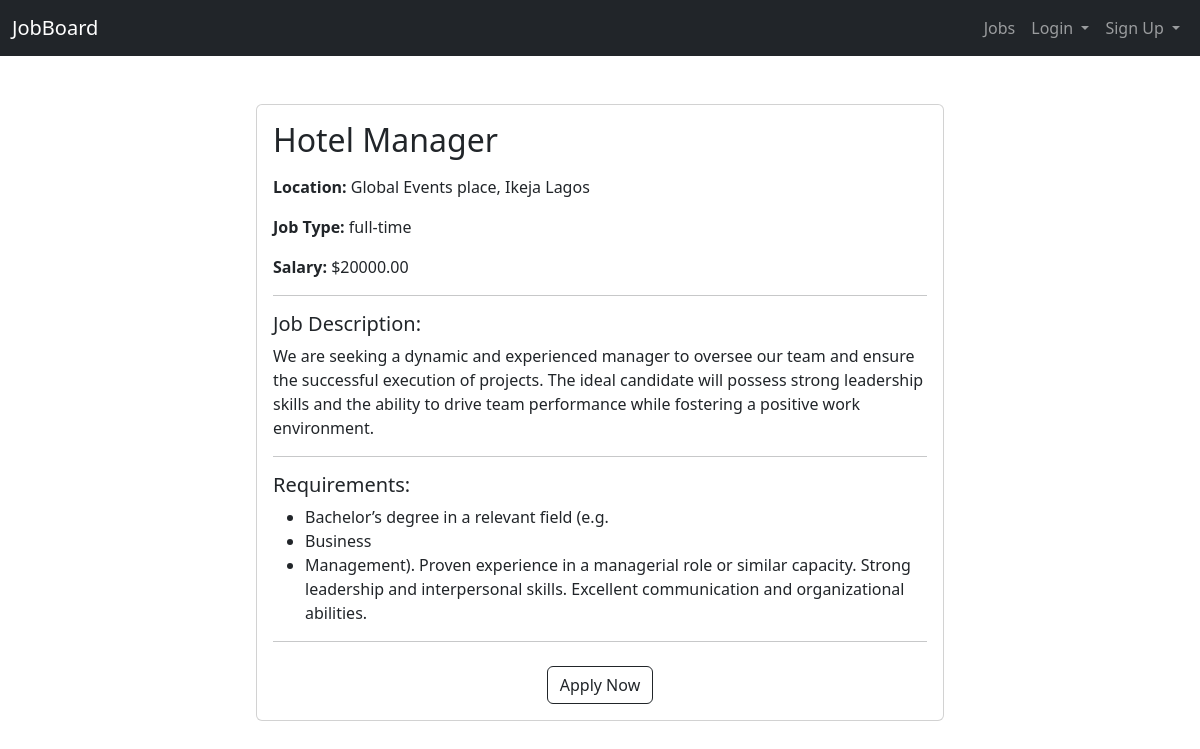
/1/, run on the app's committed database.
### jobs/models.py (models this page shows, shortened)
class Job(models.Model):
    employer = models.ForeignKey(EmployerProfile, on_delete=models.CASCADE, related_name='jobs')
    title = models.CharField(max_length=255)
    description = models.TextField(default = '')
    location = models.CharField(max_length=255)
    salary = models.DecimalField(max_digits=10, decimal_places=2)
    created_at = models.DateTimeField(auto_now_add=True)
    job_type = models.CharField(max_length=20, default='full-time')
    requirements = models.TextField(max_length=255, default='')
    def get_requirements_list(self):
        return self.requirements.split(',') if self.requirements else []

### jobs/views.py (the view)
# urls.py: path('<int:job_id>/', views.job_detail, name='job_detail'),
def job_detail(request, job_id):
    job = get_object_or_404(Job, id=job_id)
    requirements = job.get_requirements_list()
    return render(request, 'job_detail.html', {'job': job,'requirements': requirements})

### jobs/templates/job_detail.html (shortened to what this page needs)
<!DOCTYPE html>
<html lang="en">
<head>
    {% load static %}
    <link rel="stylesheet" href="{% static 'css/styles.css' %}">
    <link href="https://cdn.jsdelivr.net/npm/bootstrap@5.3.0/dist/css/bootstrap.min.css" rel="stylesheet">
    <link rel="stylesheet" href="https://cdnjs.cloudflare.com/ajax/libs/font-awesome/5.15.3/css/all.min.css">
</head>
<body>
    <nav class="navbar navbar-expand-lg navbar-dark bg-dark">
        <div class="container-fluid">
            <a class="navbar-brand" href="#">JobBoard</a>
            <div class="collapse navbar-collapse" id="navbarNav">
                <ul class="navbar-nav ms-auto">
                    <li class="nav-item">
                        <a class="nav-link" href="{% url 'job_list' %}">Jobs</a>
                    </li>
                    {% if user.is_authenticated %}
                        {% if user.is_employer %}
                            <li class="nav-item">
                                <a class="nav-link" href="{% url 'job_create' %}">Add Job</a>
                            </li>
                        {% elif user.is_candidate %}
                            <li class="nav-item">
                                <a class="nav-link" href="{%url 'application_tracking'%}">Track Applications</a>
                            </li>
                        {% endif %}
                        <li class="nav-item">
                            <a class="nav-link" href="{% url 'accounts:logout' %}">Logout</a>
                        </li>
                        <li class="nav-item">
                            <a class="nav-link" href="{% url 'accounts:profile' %}">
                                <i class="fas fa-user-circle"></i> Profile
                            </a>
                        </li>
                    {% else %}
                    <li class="nav-item dropdown">
                        <a class="nav-link dropdown-toggle" href="#" id="loginDropdown" role="button" data-bs-toggle="dropdown" aria-expanded="false">
                            Login
                        </a>
                    </li>
                    <li class="nav-item dropdown">
                        <a class="nav-link dropdown-toggle" href="#" id="signupDropdown" role="button" data-bs-toggle="dropdown" aria-expanded="false">
                            Sign Up
                        </a>
                    </li>
                    {% endif %}
                </ul>
            </div>
        </div>
    </nav>
    <section class="py-5">
        <div class="container px-4 px-lg-5">
            <div class="row">
                <div class="col-md-8 mx-auto">
                    <div class="card mb-4">
                        <div class="card-body">
                            <h2 class="card-title">{{ job.title }}</h2>
                            <p><strong>Location:</strong> {{ job.location }}</p>
                            <p><strong>Job Type:</strong> {{ job.job_type }}</p>
                            <p><strong>Salary:</strong> ${{ job.salary }}</p>
                            <hr>
                            <h5>Job Description:</h5>
                            <p>{{ job.description }}</p>
                            <hr>
                            <h5>Requirements:</h5>
                            <ul>
                                {% for requirement in requirements %}
                                <li>{{ requirement }}</li>
                                {% endfor %}
                            </ul>
                            <hr>
                            <div class="text-center mt-4">
                                <a href="{% url 'apply_job' job.id %}" class="btn btn-outline-dark mt-auto">Apply Now</a>
                            </div>
                        </div>
                    </div>
                </div>
            </div>
        </div>
    </section>
</body>
</html>

### data on the page
Job: title "Hotel Manager", location "Global Events place, Ikeja Lagos", job_type "full-time", salary "20000.00", description "We are seeking a dynamic and experienced manager to oversee our team and ensure the successful execution of projects. The ideal candidate will possess strong leadership skills and the ability to drive team performance while fostering a positive work environment."

### other printed values
{{ requirement }} "Bachelor’s degree in a relevant field (e.g." "Business" "Management). Proven experience in a managerial role or similar capacity. Strong leadership and interpersonal skills. Excellent communication and organizational abilities."
